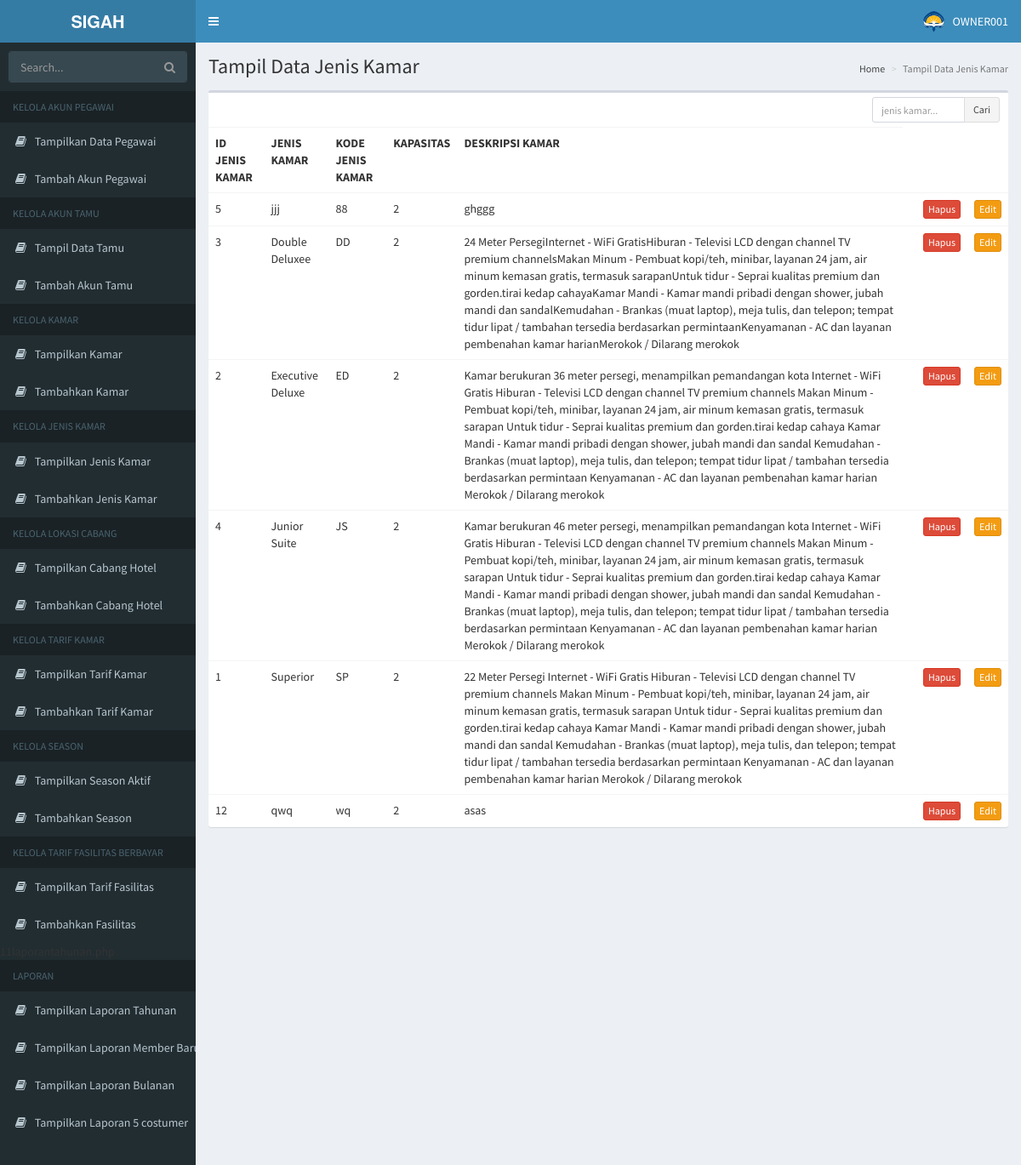
Screenshot of /8showjeniskamar.php (signed in) with the database file from the repository.
### tables this page shows
CREATE TABLE `jenis_kamar` (
  `ID_JENIS_KAMAR` int(11) NOT NULL,
  `JENIS_KAMAR` varchar(20) DEFAULT NULL,
  `KODE_JENIS_KAMAR` varchar(2) DEFAULT NULL,
  `KAPASITAS` int(11) DEFAULT NULL,
  `DESKRIPSI_JKAMAR` text
);

### 8showjeniskamar.php (the view, shortened to what this page needs)
<?php
 include("connection.php");
  if (isset($_GET["submit"])) {
    $nama = htmlentities(strip_tags(trim($_GET["nama"])));
    $nama = mysqli_real_escape_string($link,$nama);
    $query = "SELECT * FROM jenis_kamar WHERE JENIS_KAMAR LIKE '%$nama%'";
  }
  else {
    $query = "SELECT * FROM jenis_kamar ORDER BY KODE_JENIS_KAMAR ASC";
  }
?>
<!DOCTYPE html>
<html>
<head>
  <link rel="stylesheet" href="asset/bower_components/bootstrap/dist/css/bootstrap.min.css">
  <link rel="stylesheet" href="asset/bower_components/font-awesome/css/font-awesome.min.css">
  <link rel="stylesheet" href="asset/bower_components/Ionicons/css/ionicons.min.css">
  <link rel="stylesheet" href="asset/dist/css/AdminLTE.min.css">
  <link rel="stylesheet" href="asset/dist/css/skins/_all-skins.min.css">
</head>
<body class="hold-transition skin-blue sidebar-mini">
<div class="wrapper">
    <?php
include("navbar1.php");
?>
  <div class="content-wrapper">
    <section class="content-header">
      <h1>
        Tampil Data Jenis Kamar
      </h1>
      <ol class="breadcrumb">
        <li><a href="#">Home</a></li>
        <li class="active">Tampil Data Jenis Kamar</li>
      </ol>
    </section>
    <section class="content">
    <div class="row">
        <div class="col-xs-12">
          <div class="box">
            <div class="box-header">
              <div class="box-tools">
                <form id="search" action="8showjeniskamar.php" method="get" class="input-group input-group-sm" style="width: 150px;">
                  <input type="text" name="nama" id="nama" class="form-control pull-right" placeholder="jenis kamar..." >
                  <div class="input-group-btn">
                  <input type="submit" name="submit" value="Cari" class="btn btn-default">
                  </div>
                </form>
              </div>
            </div>
            <div class="box-body table-responsive no-padding">
              <table class="table table-hover">
                <tr>
                <th>ID JENIS KAMAR</th>
                <th>JENIS KAMAR</th>
                <th>KODE JENIS KAMAR</th>
                <th>KAPASITAS</th>
                <th>DESKRIPSI KAMAR</th>
                </tr>
                <?php
                $result = mysqli_query($link, $query);
                while($data = mysqli_fetch_assoc($result))
                {
                  echo "<tr>";
                  echo "<td>$data[ID_JENIS_KAMAR]</td>";
                  echo "<td>$data[JENIS_KAMAR]</td>";
                  echo "<td>$data[KODE_JENIS_KAMAR]</td>";
                  echo "<td>$data[KAPASITAS]</td>";
                  echo "<td>$data[DESKRIPSI_JKAMAR]</td>";
                  echo "<td>";
                ?>
                    <td>
                    <form action="8showjeniskamar.php" method="post" >
                    <input type="submit" name="submit" value="Hapus" class="btn btn-block btn-danger btn-xs" >
                    </form>
                    </td>
                    <td>
                    <form action="8editjeniskamar.php" method="post" >
                    <input type="submit" name="submit" value="Edit" class="btn btn-block btn-warning btn-xs">
                    </form>
                    </td>
                  <?php
                  echo "</td>";
                  echo "</tr>";
                }
                  ?>
              </table>
            </div>
          </div>
        </div>
      </div>
    </section>
  </div>
</body>
</html>

### rows the page displays
jenis_kamar: ID_JENIS_KAMAR "5", JENIS_KAMAR "jjj", KODE_JENIS_KAMAR "88", KAPASITAS "2", DESKRIPSI_JKAMAR "ghggg"
jenis_kamar: ID_JENIS_KAMAR "3", JENIS_KAMAR "Double Deluxee", KODE_JENIS_KAMAR "DD", KAPASITAS "2", DESKRIPSI_JKAMAR "24 Meter PersegiInternet - WiFi GratisHiburan - Televisi LCD dengan channel TV premium channelsMakan Minum - Pembuat kopi/teh, minibar, layanan 24 jam, air minum kemasan gratis, termasuk sarapanUntuk tidur - Seprai kualitas premium dan gorden.tirai kedap cahayaKamar Mandi - Kamar mandi pribadi dengan shower, jubah mandi dan sandalKemudahan - Brankas (muat laptop), meja tulis, dan telepon; tempat tidur lipat / tambahan tersedia berdasarkan permintaanKenyamanan - AC dan layanan pembenahan kamar harianMerokok / Dilarang merokok"
jenis_kamar: ID_JENIS_KAMAR "2", JENIS_KAMAR "Executive Deluxe", KODE_JENIS_KAMAR "ED", KAPASITAS "2", DESKRIPSI_JKAMAR "Kamar berukuran 36 meter persegi, menampilkan pemandangan kota Internet - WiFi Gratis Hiburan - Televisi LCD dengan channel TV premium channels Makan Minum - Pembuat kopi/teh, minibar, layanan 24 jam, air minum kemasan gratis, termasuk sarapan Untuk tidur - Seprai kualitas premium dan gorden.tirai kedap cahaya Kamar Mandi - Kamar mandi pribadi dengan shower, jubah mandi dan sandal Kemudahan - Brankas (muat laptop), meja tulis, dan telepon; tempat tidur lipat / tambahan tersedia berdasarkan permintaan Kenyamanan - AC dan layanan pembenahan kamar harian Merokok / Dilarang merokok"
jenis_kamar: ID_JENIS_KAMAR "4", JENIS_KAMAR "Junior Suite", KODE_JENIS_KAMAR "JS", KAPASITAS "2", DESKRIPSI_JKAMAR "Kamar berukuran 46 meter persegi, menampilkan pemandangan kota Internet - WiFi Gratis Hiburan - Televisi LCD dengan channel TV premium channels Makan Minum - Pembuat kopi/teh, minibar, layanan 24 jam, air minum kemasan gratis, termasuk sarapan Untuk tidur - Seprai kualitas premium dan gorden.tirai kedap cahaya Kamar Mandi - Kamar mandi pribadi dengan shower, jubah mandi dan sandal Kemudahan - Brankas (muat laptop), meja tulis, dan telepon; tempat tidur lipat / tambahan tersedia berdasarkan permintaan Kenyamanan - AC dan layanan pembenahan kamar harian Merokok / Dilarang merokok"
jenis_kamar: ID_JENIS_KAMAR "1", JENIS_KAMAR "Superior", KODE_JENIS_KAMAR "SP", KAPASITAS "2", DESKRIPSI_JKAMAR "22 Meter Persegi Internet - WiFi Gratis Hiburan - Televisi LCD dengan channel TV premium channels Makan Minum - Pembuat kopi/teh, minibar, layanan 24 jam, air minum kemasan gratis, termasuk sarapan Untuk tidur - Seprai kualitas premium dan gorden.tirai kedap cahaya Kamar Mandi - Kamar mandi pribadi dengan shower, jubah mandi dan sandal Kemudahan - Brankas (muat laptop), meja tulis, dan telepon; tempat tidur lipat / tambahan tersedia berdasarkan permintaan Kenyamanan - AC dan layanan pembenahan kamar harian Merokok / Dilarang merokok"
jenis_kamar: ID_JENIS_KAMAR "12", JENIS_KAMAR "qwq", KODE_JENIS_KAMAR "wq", KAPASITAS "2", DESKRIPSI_JKAMAR "asas"

### other values shown
$pengunjung "OWNER001"
